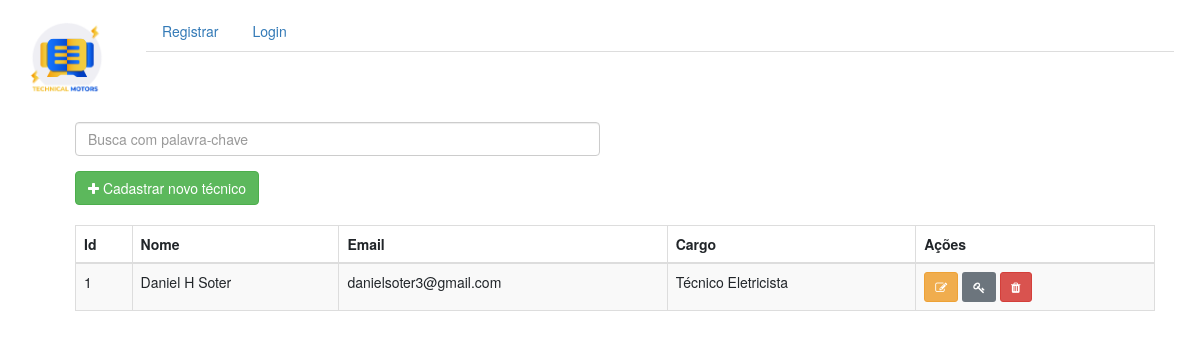
The page /usuarios on the database as committed earlier.
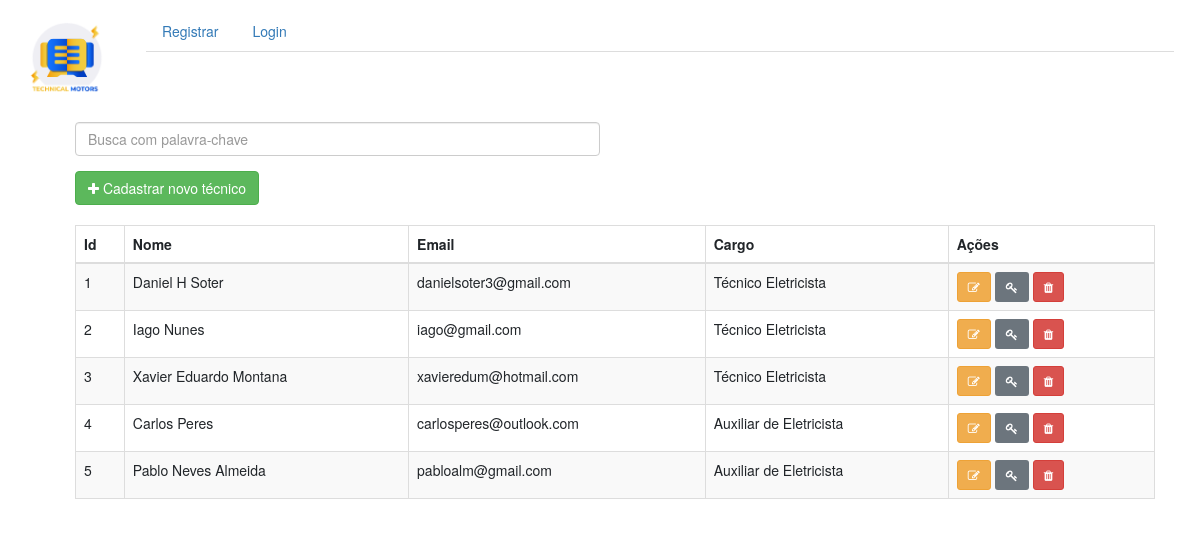
The same page on the database as committed later.
### app/models.py (models this page shows, shortened)
class Usuario(db.Model, UserMixin):
    __tablename__ = "usuarios"
    id = db.Column(db.Integer, primary_key=True, autoincrement=True)
    nome = db.Column(db.String(84), nullable=False)
    email = db.Column(db.String(84), nullable=False, unique=True, index=True)
    senha = db.Column(db.String(255), nullable=False)
    cargo = db.Column(db.String(84), nullable=False)

### app/view_usuarios/views.py (the view)
@usuarios.route("/usuarios")
def tela_usuarios():
    usuarios = Usuario.query.all() # Select * from users;
    return render_template("usuario.html", usuarios=usuarios)

### app/templates/usuario.html (shortened to what this page needs)
{% extends 'bases/base_geral.html' %} {% block content %}
<!DOCTYPE html>
<html lang="en">
<head>
  <link rel="stylesheet" href="https://maxcdn.bootstrapcdn.com/bootstrap/3.4.1/css/bootstrap.min.css">
</head>
<body>
  <div class="container">
    <div class="col">
      <div class="row">
        <div class="form-group col-6">
          <input class="form-control" id="myInput" type="text" placeholder="Busca com palavra-chave">
        </div>
      </div>
      <div class="row">
        <div class="col-6" style="padding-bottom: 20px;">
          <a
          href="{{ url_for('usuarios.regitro_tecnico') }}"
          class="btn btn-success"
          >
          <i class="fa fa-plus" aria-hidden="true"></i>
          Cadastrar novo técnico
          </a>
        </div>
      </div>
        <table class="table table-bordered table-striped">
          <thead>
            <tr>
              <th>Id</th>
              <th>Nome</th>
              <th>Email</th>
              <th>Cargo</th>
              <th>Ações</th>
            </tr>
          </thead>
          <tbody id="myTable">
            {% for usuario in usuarios %}
            <tr>
              <td>
                {{ usuario.id }}
              </td>
              <td>
                {{ usuario.nome }}
              </td>
              <td>
                {{ usuario.email }}
              </td>
              <td>
                {{ usuario.cargo }}
              </td>
              <td>
                <a class="btn btn-warning btn-sm" data-toggle="tooltip" data-placement="top" title="Editar" href="{{ url_for('usuarios.editar', id=usuario.id) }}">
                  <i class="fa fa-edit" aria-hidden="true"></i>
                </a>
                <a class="btn btn-secondary btn-sm" data-toggle="tooltip" data-placement="top" title="Redefinir senha" href="{{ url_for('usuarios.redefinir_senha', id=usuario.id) }}">
                  <i class="fa fa-key" aria-hidden="true"></i>
                </a>
                <a class="btn btn-danger btn-sm" data-toggle="tooltip" data-placement="top" title="Remover" href="{{ url_for('usuarios.deletar_tecnico', id=usuario.id) }}">
                  <i class="fa fa-trash" aria-hidden="true"></i>
                </a>
              </td>
            </tr>
            {% endfor %}
          </tbody>
        </table>
      </div>
    </div>
  </div>
</body>
</html>
{% endblock %}

Rows that differ between the two databases and show on the page:
added Usuario: id "2", nome "Iago Nunes", email "iago@gmail.com", cargo "Técnico Eletricista"
added Usuario: id "3", nome "Xavier Eduardo Montana", email "xavieredum@hotmail.com", cargo "Técnico Eletricista"
added Usuario: id "4", nome "Carlos Peres", email "carlosperes@outlook.com", cargo "Auxiliar de Eletricista"
added Usuario: id "5", nome "Pablo Neves Almeida", email "pabloalm@gmail.com", cargo "Auxiliar de Eletricista"
